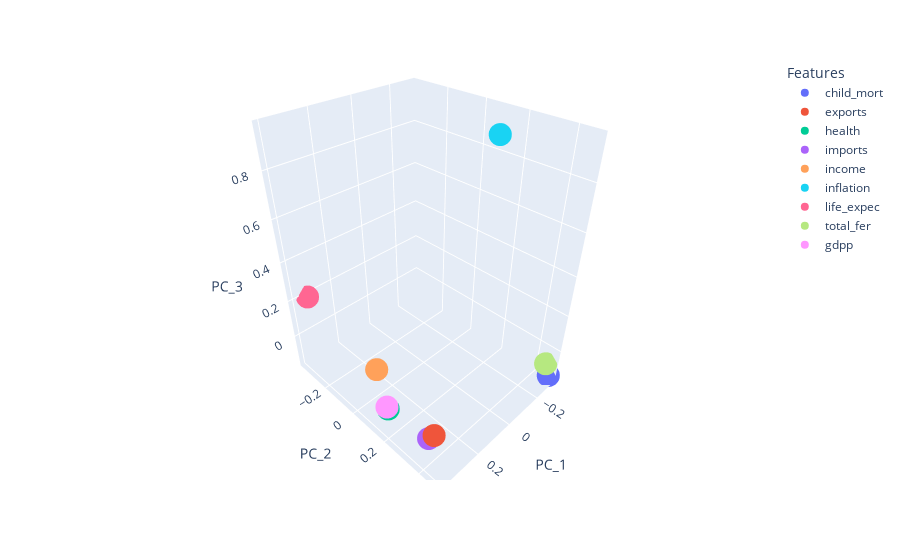

The cell this chart's notebook holds for it:
### Code cell
import plotly.express as px

fig = px.scatter_3d(pca_df, x='PC_1', y='PC_2', z='PC_3', color = 'Features')
fig.show()

### Figure 1 — Plotly figure (JSON) as saved in the notebook; plotly's stock layout.template omitted (floating-point values rounded to 4 significant figures)
{"data": [{"hovertemplate": "Features=child_mort<br>PC_1=%{x}<br>PC_2=%{y}<br>PC_3=%{z}<extra></extra>", "legendgroup": "child_mort", "marker": {"color": "#636efa", "symbol": "circle"}, "mode": "markers", "name": "child_mort", "scene": "scene", "showlegend": true, "type": "scatter3d", "x": [-0.3164], "y": [0.4763], "z": [-0.15]}, {"hovertemplate": "Features=exports<br>PC_1=%{x}<br>PC_2=%{y}<br>PC_3=%{z}<extra></extra>", "legendgroup": "exports", "marker": {"color": "#EF553B", "symbol": "circle"}, "mode": "markers", "name": "exports", "scene": "scene", "showlegend": true, "type": "scatter3d", "x": [0.3429], "y": [0.3973], "z": [-0.03057]}, {"hovertemplate": "Features=health<br>PC_1=%{x}<br>PC_2=%{y}<br>PC_3=%{z}<extra></extra>", "legendgroup": "health", "marker": {"color": "#00cc96", "symbol": "circle"}, "mode": "markers", "name": "health", "scene": "scene", "showlegend": true, "type": "scatter3d", "x": [0.3585], "y": [0.1551], "z": [-0.0757]}, {"hovertemplate": "Features=imports<br>PC_1=%{x}<br>PC_2=%{y}<br>PC_3=%{z}<extra></extra>", "legendgroup": "imports", "marker": {"color": "#ab63fa", "symbol": "circle"}, "mode": "markers", "name": "imports", "scene": "scene", "showlegend": true, "type": "scatter3d", "x": [0.3449], "y": [0.3708], "z": [-0.07217]}, {"hovertemplate": "Features=income<br>PC_1=%{x}<br>PC_2=%{y}<br>PC_3=%{z}<extra></extra>", "legendgroup": "income", "marker": {"color": "#FFA15A", "symbol": "circle"}, "mode": "markers", "name": "income", "scene": "scene", "showlegend": true, "type": "scatter3d", "x": [0.38], "y": [0.1284], "z": [0.1458]}, {"hovertemplate": "Features=inflation<br>PC_1=%{x}<br>PC_2=%{y}<br>PC_3=%{z}<extra></extra>", "legendgroup": "inflation", "marker": {"color": "#19d3f3", "symbol": "circle"}, "mode": "markers", "name": "inflation", "scene": "scene", "showlegend": true, "type": "scatter3d", "x": [-0.1431], "y": [0.2213], "z": [0.9484]}, {"hovertemplate": "Features=life_expec<br>PC_1=%{x}<br>PC_2=%{y}<br>PC_3=%{z}<extra></extra>", "legendgroup": "life_expec", "marker": {"color": "#FF6692", "symbol": "circle"}, "mode": "markers", "name": "life_expec", "scene": "scene", "showlegend": true, "type": "scatter3d", "x": [0.3439], "y": [-0.3698], "z": [0.1968]}, {"hovertemplate": "Features=total_fer<br>PC_1=%{x}<br>PC_2=%{y}<br>PC_3=%{z}<extra></extra>", "legendgroup": "total_fer", "marker": {"color": "#B6E880", "symbol": "circle"}, "mode": "markers", "name": "total_fer", "scene": "scene", "showlegend": true, "type": "scatter3d", "x": [-0.3028], "y": [0.4597], "z": [-0.07783]}, {"hovertemplate": "Features=gdpp<br>PC_1=%{x}<br>PC_2=%{y}<br>PC_3=%{z}<extra></extra>", "legendgroup": "gdpp", "marker": {"color": "#FF97FF", "symbol": "circle"}, "mode": "markers", "name": "gdpp", "scene": "scene", "showlegend": true, "type": "scatter3d", "x": [0.4], "y": [0.2006], "z": [0.01034]}], "layout": {"legend": {"title": {"text": "Features"}, "tracegroupgap": 0}, "margin": {"t": 60}, "scene": {"domain": {"x": [0, 1], "y": [0, 1]}, "xaxis": {"title": {"text": "PC_1"}}, "yaxis": {"title": {"text": "PC_2"}}, "zaxis": {"title": {"text": "PC_3"}}}}}
